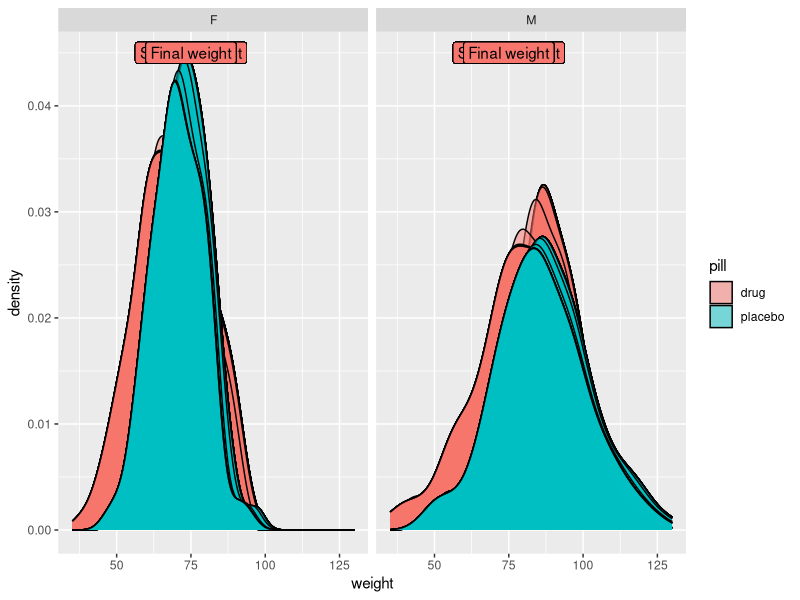

This figure's R source: (Note: this script raises an error after producing the figure.)
# Libraries
library(tidyverse)
library(tweenr)
library(gganimate)
library(forcats)

tweened <- read_tsv("drug_trial.tsv") %>%
  select(sex, pill, starting_weight, final_weight) %>%
  gather(timepoint, weight, 3:4) %>%
  mutate(sex = factor(sex)) %>%
  mutate(pill = factor(pill)) %>%
  mutate(timepoint = fct_rev(timepoint)) %>%
  split(.$timepoint)  %>%
  tween_states(tweenlength = 5, statelength = 10, ease = 'cubic-in-out',
               nframes = 25) %>%
  mutate(state = "...") %>%
  mutate(state = ifelse(.frame <= 10, "Starting weight", state)) %>%
  mutate(state = ifelse(.frame >= 16, "Final weight", state)) %>%
  mutate(.frame = factor(.frame))

p <- ggplot(tweened, aes(x = weight, fill = pill, frame = .frame, label = state)) +
  geom_density(alpha = 0.5) +
  geom_label(x = 75, y = 0.045, show.legend = F) +
  facet_wrap(~ sex)

gganimate(p, interval = 0.1, title_frame = F)
